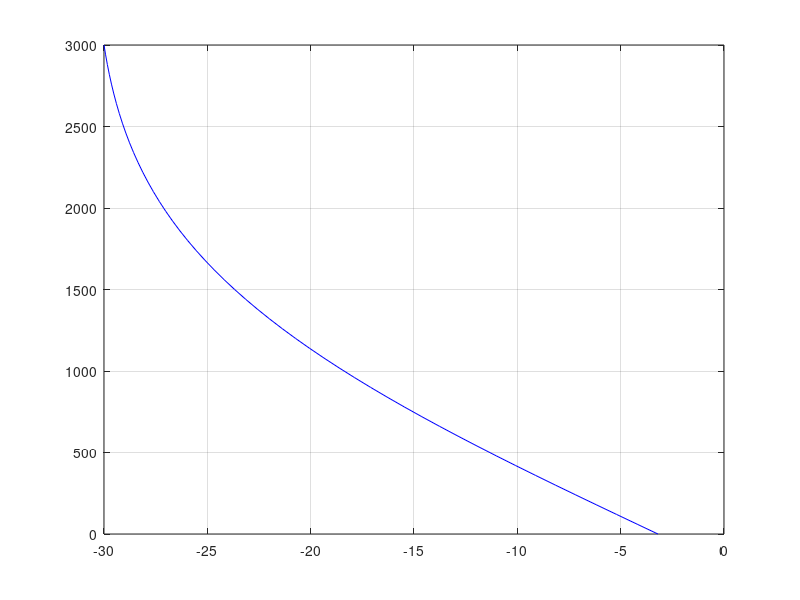

This figure's MATLAB source:
% Program to calculate steady state temperature profiles 
%
H=3000; % [m]
a=0.06; % [m/yr]
Qgeo=35/1000; % [W/m2]
Tsur=-30;  %{deg C]
year2second=365.25*24*60*60;
N=51;
%
% Constants
C=2097;  %[Jkg-1K-1]
L=333.5*1000;  %[Jkg-1]
K=2.10;   %[Wm-1K-1]
rho_ice = 918; %[kg/m3]
kappa=K/(rho_ice*C);  % [m2s-1]
%
del_z=H/(N-1);
z=[0:del_z:H]';
A=zeros(N,N);
B=zeros(N,1);
T=zeros(N,1);
w=-([1:N]'-1)*a/(N-1); %[m/yr]
w=w/year2second;    %[m/s]

%
% Define A and B - assuming Tbase > Tmelt
for i=2:N-1
    A(i,i)=-2;
    A(i,i-1)=1+del_z*w(i)/(2*kappa);
    A(i,i+1)=1-del_z*w(i)/(2*kappa);
end
% Boundary condition, base
A(1,1)=1;
A(1,2)=-1;
B(1)=del_z*Qgeo/K;
% Boundary condition, surface
A(N,N)=1;
B(N)=Tsur;
%
% Invert AT=B
T=inv(A)*B;  %[or T=(A^(-1))*B;]
figure(1)
plot(T,z,'b')
hold on
grid on
%
% change to melt conditions if the basal temperature is above 0
if T(1)>0
    A(1,1)=1;
    A(1,2)=0;
    B(1)=0;
    % Invert AT=B
    T1=inv(A)*B;  %[or T=(A^(-1))*B;]
    Qice=-K*(T1(2)-T1(1))/del_z;
    Qmelt=Qgeo-Qice;
    wmelt=-Qmelt/(rho_ice*L);
    wmelt_myr=-wmelt*year2second;
    plot(T1,z,'r')
    %adjust w
    w1=-([1:N]'-1)*(a+wmelt_myr)/(N-1)+wmelt_myr; %[m/yr]
    w1=w1/year2second;    %[m/s]
    for i=2:N-1
    A(i,i)=-2;
    A(i,i-1)=1+del_z*w1(i)/(2*kappa);
    A(i,i+1)=1-del_z*w1(i)/(2*kappa);
    end
    % Invert AT=B
    T2=inv(A)*B;  %[or T=(A^(-1))*B;]
    plot(T2,z,'g')
end
    
    
    

